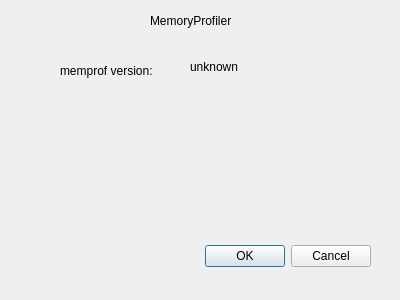
<?xml version="1.0" encoding="UTF-8"?>
<ui version="4.0">
 <class>AboutDialog</class>
 <widget class="QDialog" name="AboutDialog">
  <property name="geometry">
   <rect>
    <x>0</x>
    <y>0</y>
    <width>400</width>
    <height>300</height>
   </rect>
  </property>
  <property name="windowTitle">
   <string>Dialog</string>
  </property>
  <widget class="QDialogButtonBox" name="buttonBox">
   <property name="geometry">
    <rect>
     <x>30</x>
     <y>240</y>
     <width>341</width>
     <height>32</height>
    </rect>
   </property>
   <property name="orientation">
    <enum>Qt::Horizontal</enum>
   </property>
   <property name="standardButtons">
    <set>QDialogButtonBox::Cancel|QDialogButtonBox::Ok</set>
   </property>
  </widget>
  <widget class="QLabel" name="label">
   <property name="geometry">
    <rect>
     <x>150</x>
     <y>10</y>
     <width>101</width>
     <height>21</height>
    </rect>
   </property>
   <property name="text">
    <string>MemoryProfiler</string>
   </property>
  </widget>
  <widget class="QLabel" name="label_2">
   <property name="geometry">
    <rect>
     <x>60</x>
     <y>60</y>
     <width>111</width>
     <height>21</height>
    </rect>
   </property>
   <property name="text">
    <string>memprof version:</string>
   </property>
  </widget>
  <widget class="QLabel" name="memprofVersionLabel">
   <property name="geometry">
    <rect>
     <x>190</x>
     <y>60</y>
     <width>56</width>
     <height>14</height>
    </rect>
   </property>
   <property name="text">
    <string>unknown</string>
   </property>
  </widget>
 </widget>
 <resources/>
 <connections>
  <connection>
   <sender>buttonBox</sender>
   <signal>accepted()</signal>
   <receiver>AboutDialog</receiver>
   <slot>accept()</slot>
   <hints>
    <hint type="sourcelabel">
     <x>248</x>
     <y>254</y>
    </hint>
    <hint type="destinationlabel">
     <x>157</x>
     <y>274</y>
    </hint>
   </hints>
  </connection>
  <connection>
   <sender>buttonBox</sender>
   <signal>rejected()</signal>
   <receiver>AboutDialog</receiver>
   <slot>reject()</slot>
   <hints>
    <hint type="sourcelabel">
     <x>316</x>
     <y>260</y>
    </hint>
    <hint type="destinationlabel">
     <x>286</x>
     <y>274</y>
    </hint>
   </hints>
  </connection>
 </connections>
</ui>
